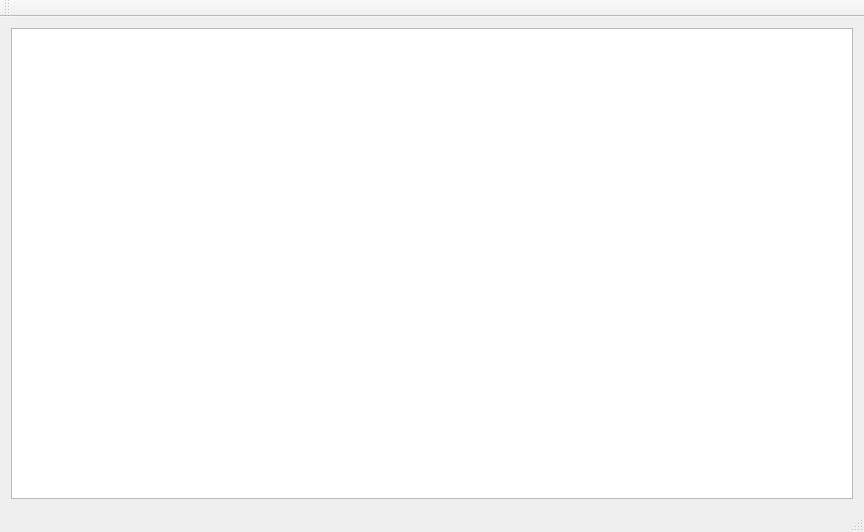
<?xml version="1.0" encoding="UTF-8"?>
<ui version="4.0">
 <class>FastCgiDsGui</class>
 <widget class="QMainWindow" name="FastCgiDsGui">
  <property name="geometry">
   <rect>
    <x>0</x>
    <y>0</y>
    <width>864</width>
    <height>532</height>
   </rect>
  </property>
  <property name="windowTitle">
   <string>FastCgiDsGui</string>
  </property>
  <widget class="QWidget" name="centralWidget">
   <layout class="QVBoxLayout" name="verticalLayout">
    <item>
     <widget class="QPlainTextEdit" name="eLog"/>
    </item>
   </layout>
  </widget>
  <widget class="QMenuBar" name="menuBar">
   <property name="geometry">
    <rect>
     <x>0</x>
     <y>0</y>
     <width>864</width>
     <height>21</height>
    </rect>
   </property>
  </widget>
  <widget class="QToolBar" name="mainToolBar">
   <attribute name="toolBarArea">
    <enum>TopToolBarArea</enum>
   </attribute>
   <attribute name="toolBarBreak">
    <bool>false</bool>
   </attribute>
  </widget>
  <widget class="QStatusBar" name="statusBar"/>
 </widget>
 <layoutdefault spacing="6" margin="11"/>
 <resources/>
 <connections/>
</ui>
